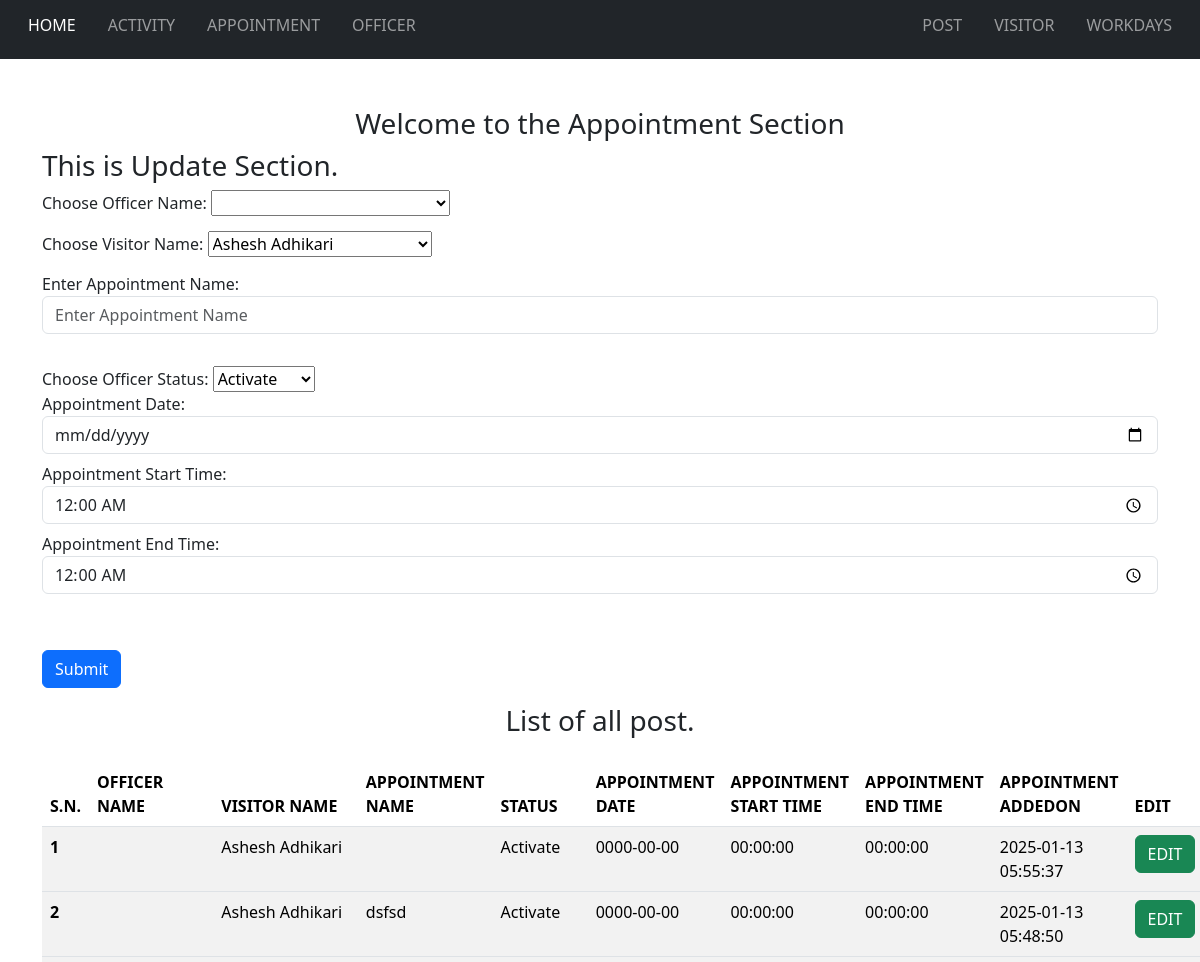
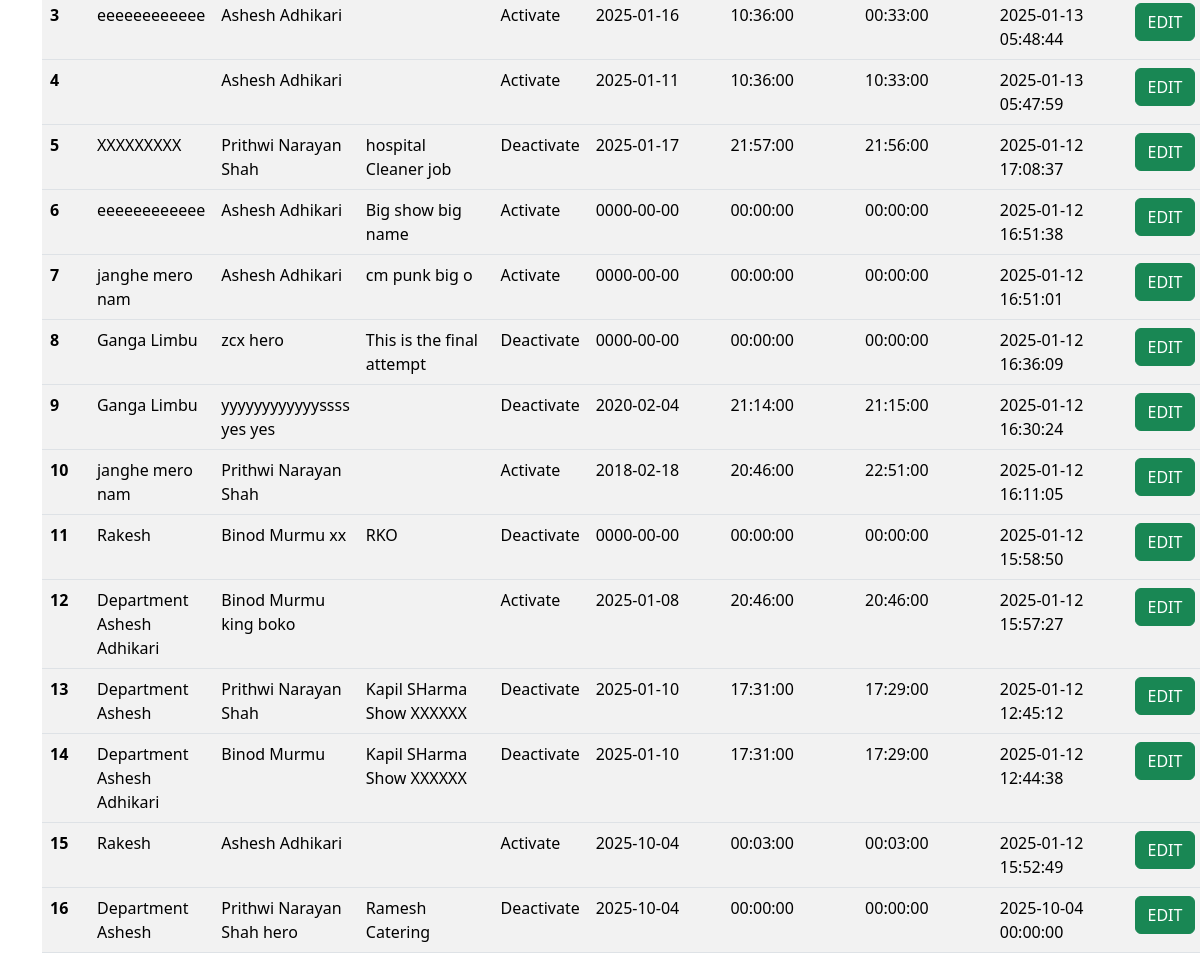
Screenshot of /appointment.php?appointment_edit=1&appointment_id=20 with the database file from the repository (2 pictures, top to bottom).
### fetch/fetch-appointment.php (the view, shortened to what this page needs)
<?php
$sql_post = "select `appointment-id`, `officer-id`,`officer-name`,`visitor-id`,`visitor-name`,`appointment-name`,`appointment-status`,`appointment-date`,`appointment-starttime`,`appointment-endtime`,`appointment-addedon` from `table-appointment`join `table-officer` on `table-officer`.`officer-id` = `table-appointment`.`appointment-officerid` JOIN `table-visitor` on `table-visitor`.`visitor-id` = `table-appointment`.`appointment-visitorid` order by `appointment-id` desc;";
$result_post = mysqli_query($con, $sql_post);
$post_counter = 0;
if (mysqli_num_rows($result_post) > 0) {
    while ($row = mysqli_fetch_array($result_post)) {
        $status = (($row["appointment-status"]) == 1) ? ('Activate') : ('Deactivate');
?>
        <tbody>
            <tr>
                <th scope="row"><?php echo ++$post_counter ?></th>
                <td><?php echo $row["officer-name"]; ?></td>
                <td><?php echo $row["visitor-name"]; ?></td>
                <td><?php echo $row["appointment-name"]; ?></td>
                <td><?php echo $status ?></td>
                <td><?php echo $row["appointment-date"]; ?></td>
                <td><?php echo $row["appointment-starttime"]; ?></td>
                <td><?php echo $row["appointment-endtime"]; ?></td>
                <td><?php echo $row["appointment-addedon"]; ?></td>
                <td><a href="appointment.php?appointment_edit=1&appointment_id=<?php echo $row["appointment-id"]; ?>" class="btn btn-success" name="appointment_edit_button">EDIT</td>
            </tr>
        </tbody>
<?php
    }
} else {
    echo "This list is empty";
}
?>

### edit/edit-appointment.php (shortened to what this page needs)
<h3>This is Update Section.</h3>
<?php
if (isset($_GET["appointment_edit"])) {
    $appointment_id = $_GET["appointment_id"];
    $sql_officer = "select `officer-id`, `officer-name`,`visitor-id`,`appointment-name`,`visitor-name`,`appointment-status`,`appointment-date`,`appointment-starttime`,`appointment-endtime`,`appointment-addedon` from `table-appointment` join `table-officer` on `table-officer`.`officer-id` = `table-appointment`.`appointment-officerid` join `table-visitor` on `table-visitor`.`visitor-id` = `table-appointment`.`appointment-visitorid` where `appointment-id`= '{$appointment_id}'";
    $result_officer = mysqli_query($con, $sql_officer);
    $sql_dropdown = "SELECT `officer-id`, `officer-name` FROM `table-officer`";
    $result_dropdown = mysqli_query($con, $sql_dropdown);
    $sql_dropdownX = "SELECT `visitor-id`, `visitor-name` FROM `table-visitor`";
    $result_dropdownX = mysqli_query($con, $sql_dropdownX);
    if (mysqli_num_rows($result_officer) > 0) {
        while ($row = mysqli_fetch_array($result_officer)) {
?>
            <form method="post">
                <label for="officer-name" class="mb-3">Choose Officer Name:</label>
                <select name="officer_id" id="officer-id">
                    <?php
                    if (mysqli_num_rows($result_dropdown) > 0) {
                        while ($rowX = mysqli_fetch_array($result_dropdown)) { ?>
                            <option value="<?php echo $rowX["officer-id"] ?>" <?php echo ($row["officer-id"] == $rowX["officer-id"]) ? 'selected' : ''; ?>><?php echo $rowX['officer-name'] ?></option>
                        <?php
                        }
                        ?>
                </select>
                <br>
                <label for="officer-status" class="mb-3">Choose Visitor Name:</label>
                <select name="visitor_id" id="visitor-id">
                    <?php
                        if (mysqli_num_rows($result_dropdownX) > 0) {
                            while ($rowX = mysqli_fetch_array($result_dropdownX)) { ?>
                            <option value="<?php echo $rowX["visitor-id"] ?>" <?php echo ($row["visitor-id"] == $rowX["visitor-id"]) ? 'selected' : ''; ?>><?php echo $rowX['visitor-name'] ?></option>
                        <?php
                            }
                        ?>
                </select>
                <div class="form-group">
                    <label>Enter Appointment Name: </label>
                    <input type="text" class="form-control mb-2" id="appointment-name" name="appointment_name" placeholder="Enter Appointment Name" value="<?php echo $row["appointment-name"] ?>">
                </div>
                <br>
                <label for="appointment-status">Choose Officer Status:</label>
                <select name="appointment_status" id="appointment-status">
                    <option value="1" <?php echo ($row["appointment-status"] == 1) ? 'selected' : ''; ?>>Activate</option>
                </select>
                <div class="form-group">
                    <label>Appointment Date: </label>
                    <input type="date" class="form-control mb-2" id="appointment-date" name="appointment_date" placeholder="Enter Appointment Date: " value="<?php echo $row["appointment-date"] ?>" >
                </div>
                <div class="form-group">
                    <label>Appointment Start Time: </label>
                    <input type="time" class="form-control mb-2" id="appointment-starttime" name="appointment_starttime" placeholder="Enter Appointment Start Time: " value="<?php echo $row["appointment-starttime"] ?>" >
                </div>
                <div class="form-group">
                    <label>Appointment End Time: </label>
                    <input type="time" class="form-control mb-2" id="appointment-endtime" name="appointment_endtime" placeholder="Enter Appointment End Time: " value="<?php echo $row["appointment-endtime"] ?>" >
                </div>
                <br>
                <br>
                <button type="submit" name="appointment-update_btn" class="btn btn-primary">Submit</button>
            </form>
<?php
                        }
                    }
                }
            }
        }

### rows the page displays
table-officer: appointment_starttime "00:00:00", appointment_endtime "00:00:00"
table-appointment: table-visitor.visitor-name "Ashesh Adhikari", value "Activate", value "0000-00-00", value "00:00:00", value "2025-01-13 05:55:37"
table-appointment: table-visitor.visitor-name "Ashesh Adhikari", value "dsfsd", value "Activate", value "0000-00-00", value "00:00:00", value "2025-01-13 05:48:50"
table-appointment: table-officer.officer-name "eeeeeeeeeeee", table-visitor.visitor-name "Ashesh Adhikari", value "Activate", value "2025-01-16", value "10:36:00", value "00:33:00", value "2025-01-13 05:48:44"
table-appointment: table-visitor.visitor-name "Ashesh Adhikari", value "Activate", value "2025-01-11", value "10:36:00", value "10:33:00", value "2025-01-13 05:47:59"
table-appointment: table-officer.officer-name "XXXXXXXXX", table-visitor.visitor-name "Prithwi Narayan Shah", value "hospital Cleaner job", value "Deactivate", value "2025-01-17", value "21:57:00", value "21:56:00", value "2025-01-12 17:08:37"
table-appointment: table-officer.officer-name "eeeeeeeeeeee", table-visitor.visitor-name "Ashesh Adhikari", value "Big show big name", value "Activate", value "0000-00-00", value "00:00:00", value "2025-01-12 16:51:38"
table-appointment: table-officer.officer-name "janghe mero nam", table-visitor.visitor-name "Ashesh Adhikari", value "cm punk big o", value "Activate", value "0000-00-00", value "00:00:00", value "2025-01-12 16:51:01"
table-appointment: table-officer.officer-name "Ganga Limbu", table-visitor.visitor-name "zcx hero", value "This is the final attempt", value "Deactivate", value "0000-00-00", value "00:00:00", value "2025-01-12 16:36:09"
table-appointment: table-officer.officer-name "Ganga Limbu", table-visitor.visitor-name "yyyyyyyyyyyyssss yes yes", value "Deactivate", value "2020-02-04", value "21:14:00", value "21:15:00", value "2025-01-12 16:30:24"
table-appointment: table-officer.officer-name "janghe mero nam", table-visitor.visitor-name "Prithwi Narayan Shah", value "Activate", value "2018-02-18", value "20:46:00", value "22:51:00", value "2025-01-12 16:11:05"
table-appointment: table-officer.officer-name "Rakesh", table-visitor.visitor-name "Binod Murmu xx", value "RKO", value "Deactivate", value "0000-00-00", value "00:00:00", value "2025-01-12 15:58:50"
table-appointment: table-officer.officer-name "Department Ashesh Adhikari", table-visitor.visitor-name "Binod Murmu king boko", value "Activate", value "2025-01-08", value "20:46:00", value "2025-01-12 15:57:27"
table-appointment: table-officer.officer-name "Department Ashesh", table-visitor.visitor-name "Prithwi Narayan Shah", value "Kapil SHarma Show XXXXXX", value "Deactivate", value "2025-01-10", value "17:31:00", value "17:29:00", value "2025-01-12 12:45:12"
table-appointment: table-officer.officer-name "Department Ashesh Adhikari", table-visitor.visitor-name "Binod Murmu", value "Kapil SHarma Show XXXXXX", value "Deactivate", value "2025-01-10", value "17:31:00", value "17:29:00", value "2025-01-12 12:44:38"
table-appointment: table-officer.officer-name "Rakesh", table-visitor.visitor-name "Ashesh Adhikari", value "Activate", value "2025-10-04", value "00:03:00", value "2025-01-12 15:52:49"
table-appointment: table-officer.officer-name "Department Ashesh", table-visitor.visitor-name "Prithwi Narayan Shah hero", value "Ramesh Catering", value "Deactivate", value "2025-10-04", value "00:00:00", value "2025-10-04 00:00:00"

### other values shown
form field visitor_id "Ashesh Adhikari"
